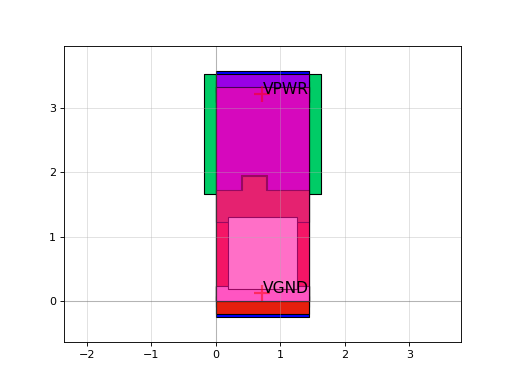

Write Python code to recreate this figure.
import sky130

c = sky130.components.sky130_fd_sc_hs__clkinv_1()
c.plot()
